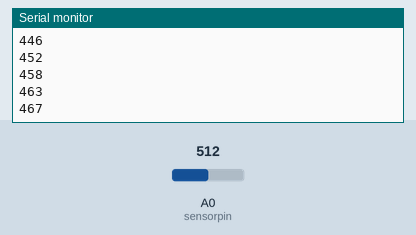
Recording of a sketch running on a simulated Arduino Uno, built with avr-gcc and run on an emulated ATmega328P. Shown: the last lines printed to the serial monitor. The inputs (shaded band) are chosen by the test bench; at power-on: A0 (sensorpin) = 512.

Above: at 1.2 s.
1.3 s: A0 (sensorpin) set to 716
At 1.32 s:
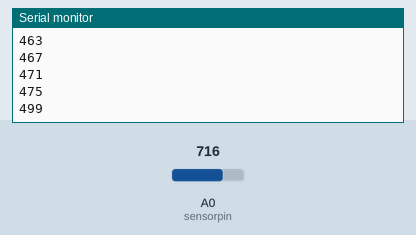
2.8 s: A0 (sensorpin) set to 900
At 2.83 s:
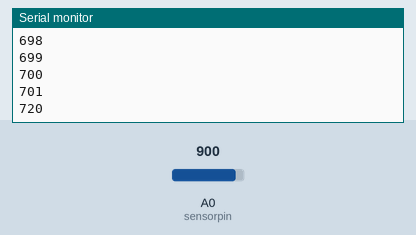
Timing chart, 0 to 5.8 s (numbered marks = the images above; inputs shaded):
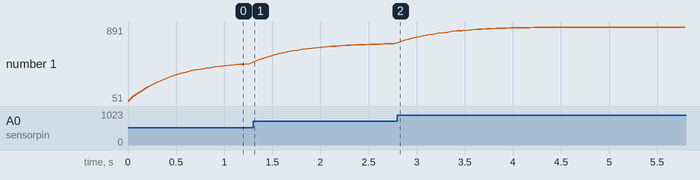

The sketch:

Flexwithsmoother.ino
```cpp
int sensorpin = A0;  // sensor pin
int sensor;             // sensor readings
int smoothedValue = 0;
float smoothingFactor = 0.9; // change this value 0.0 to 1.0 for more or less smoothing

void setup() {

  Serial.begin(9600);
}

void loop() {


  sensor = analogRead(sensorpin); // reads sensor value
  smoothedValue = (smoothingFactor * smoothedValue) + ((1 - smoothingFactor) * sensor); // This stops the values jumping around in the serial monitor making them easier to read and use

  Serial.println(smoothedValue); // print smoothed sensor value
  delay(50); // delay the monitor recieving data too fast making it hard to read (100ms was too slow)
}
```

Measured:
- after the input at 2.8 s, the serial monitor: prints a new line at once (image 2)
- plotted number 1: 475 → 701 after the input at 1.3 s, 701 → 891 after the input at 2.8 s
